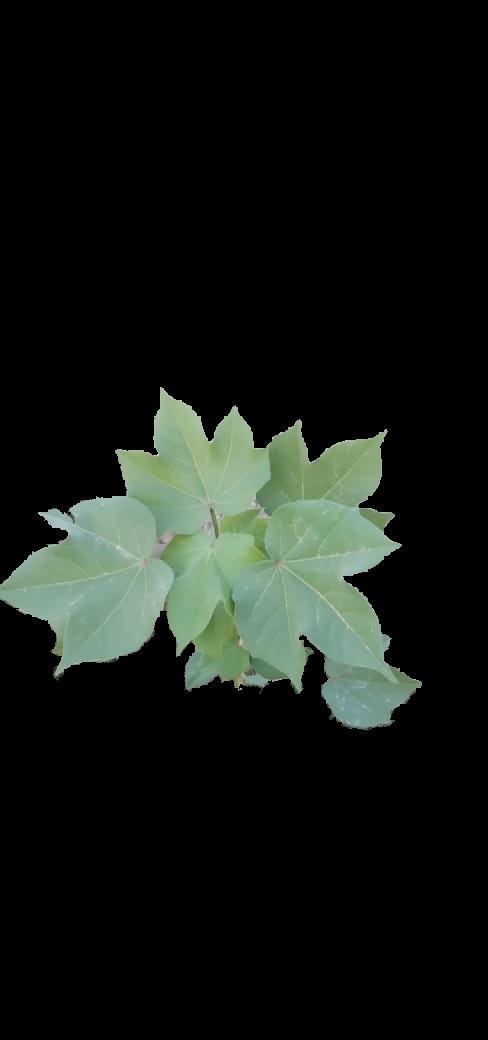
#> input picture Segmtd_Cotton_Weed_Leaves_Dataset/Segmtd_Cotton_Weed_Leaves_Dataset/train/cotton/cotton (100).jpg, 488 x 1040 px; its folder holds only this picture in this run
$ jupyter execute --allow-errors UASKKPM_Daffa_Rayhan_Riadi.ipynb   (shell and % lines are left out)
#> lines starting #> are read from the running program, lines starting #| are printed output that depends on the picture
<a href="https://colab.research.google.com/github/Daffarr/UAS-KKPM/blob/main/UASKKPM_Daffa_Rayhan_Riadi.ipynb" target="_parent"></a>

**Import Semua Library yang Diperlukan**

[cell 1]
import pandas as pd
import numpy as np

# Meng-ekstrak file zip
import zipfile, os

# pencarian dan pengelolaan file
import glob

# memproses dan menganalisis gambar
import cv2

# Melakukan Split Dataset
from sklearn.model_selection import train_test_split

# Melakukan pencarian parameter terbaik
from sklearn.model_selection import GridSearchCV

# Model
from sklearn.svm import SVC
from sklearn.ensemble import RandomForestClassifier
from sklearn.neighbors import KNeighborsClassifier

# Menguji Model
from sklearn.metrics import confusion_matrix, accuracy_score, classification_report

# Visualisasi Akurasi
import matplotlib.pyplot as plt

**Mengimport Dataset Melalui API Kaggle**

**Meng-Ekstrak file zip Dataset**

#> (a cell that did not finish here is left out)

[cell 3]
os.listdir('/tmp/cotton-weed-classification-dataset/Segmtd_Cotton_Weed_Leaves_Dataset/Segmtd_Cotton_Weed_Leaves_Dataset')

**Mengakses dan Mengelola File Dataset, Kemudian Memasukkan File Ke Dalam Array Setelah di Proses**

[cell 4]
flat_data_arr = []
target_arr = []
path_1 = glob.glob('/tmp/cotton-weed-classification-dataset/Segmtd_Cotton_Weed_Leaves_Dataset/Segmtd_Cotton_Weed_Leaves_Dataset/train/cotton/*.jpg')
for image in path_1:
    n = cv2.imread(image)
#> n is the input picture: shape (1040, 488, 3); mean B, G, R 21.2, 25.8, 20.9
    n = cv2.resize(n,(150,150))
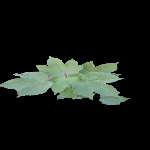
#> n: shape (150, 150, 3); mean B, G, R 21.1, 25.7, 20.9
    n = np.asarray(n)/255
    flat_data_arr.append(n.flatten())
    target_arr.append(0)


path_2 = glob.glob('/tmp/cotton-weed-classification-dataset/Segmtd_Cotton_Weed_Leaves_Dataset/Segmtd_Cotton_Weed_Leaves_Dataset/train/weed/*.jpg')
for image in path_2:
    n = cv2.imread(image)
    n = cv2.resize(n,(150,150))
    n = np.asarray(n)/255
    flat_data_arr.append(n.flatten())
    target_arr.append(1)


path_1 = glob.glob('/tmp/cotton-weed-classification-dataset/Segmtd_Cotton_Weed_Leaves_Dataset/Segmtd_Cotton_Weed_Leaves_Dataset/test/cotton/*.jpg')
for image in path_1:
    n = cv2.imread(image)
    n = cv2.resize(n,(150,150))
    n = np.asarray(n)/255
    flat_data_arr.append(n.flatten())
    target_arr.append(0)


path_2 = glob.glob('/tmp/cotton-weed-classification-dataset/Segmtd_Cotton_Weed_Leaves_Dataset/Segmtd_Cotton_Weed_Leaves_Dataset/test/weed/*.jpg')
for image in path_2:
    n = cv2.imread(image)
    n = cv2.resize(n,(150,150))
    n = np.asarray(n)/255
    flat_data_arr.append(n.flatten())
    target_arr.append(1)

**Melakukan Split Pada Dataset**

[cell 5]
X = np.array(flat_data_arr)
Y = np.array(target_arr)
x_train, x_test, y_train, y_test = train_test_split(X,Y,test_size=0.1,shuffle=True,stratify=Y)
#> y_train = [0]; y_test = [0]

**Melakukan Tuning Parameter**

[cell 6]
# Menggunakan Model Algoritma Support Vector Machine
svc_model = SVC()
parameters = {
    'kernel': ['rbf','poly', 'sigmoid'],
    'C': [0.1, 1, 10, 100],
    'gamma': [0.0001, 0.001, 0.1, 1]
}

svc_model_search = GridSearchCV(svc_model, parameters, cv=5)

# melatih model dengan fungsi fit
#> (the rest of this cell did not finish here and is left out)

[cell 7]
# Menggunakan Model Algoritma Random Forest Classifier (RFC)
rfc_model = RandomForestClassifier()
parameters =  {
    'n_estimators': range(10, 51, 10),
    'max_depth': range(5, 26, 5),
}

rfc_model_search = GridSearchCV(rfc_model, parameters, cv=5)

# melatih model dengan fungsi fit
#> (the rest of this cell did not finish here and is left out)

[cell 8]
# Menggunakan Algoritma K-Neighbors Classifier (KNC)
knn_model = KNeighborsClassifier()
parameters =  {
    'n_neighbors': range(1, 51, 2),
}

knn_model_search = GridSearchCV(knn_model, parameters, cv=5)

# melatih model dengan fungsi fit
#> (the rest of this cell did not finish here and is left out)

Menguji atau Menghitung **Akurasi, confusion_matrix dan classificatin_report** Pada Masing-Masing Model

[cell 9]
model_svm = SVC(C=1, kernel='rbf', gamma=0.0001)

#> (the rest of this cell did not finish here and is left out)

[cell 10]
model_rfc = RandomForestClassifier(max_depth= 5, n_estimators= 30)

print(model_rfc.fit(x_train,y_train))
#| RandomForestClassifier(max_depth=5, n_estimators=30)

accuracy_rfc = model_rfc.score(x_test,y_test)
#> accuracy_rfc = 1
print("Akurasi Model SVC = {}\n".format(accuracy_rfc))
#| Akurasi Model SVC = 1.0

y_pred = model_rfc.predict(x_test)
#> y_pred = [0]
cm_rfc = confusion_matrix(y_test, y_pred)
#> cm_rfc = [1]
print("==> Hasil confusion_matrix\n")
print('{}\n'.format(cm_rfc))
#| [[1]]

cr_rfc = classification_report(y_test, y_pred)
print("==> Hasil classification_report\n")
print(cr_rfc)
#|               precision    recall  f1-score   support
#|            0       1.00      1.00      1.00         1
#|     accuracy                           1.00         1
#|    macro avg       1.00      1.00      1.00         1
#| weighted avg       1.00      1.00      1.00         1

[cell 11]
model_knn = KNeighborsClassifier(n_neighbors=13)

print(model_knn.fit(x_train,y_train))
#| KNeighborsClassifier(n_neighbors=13)

#> (the rest of this cell did not finish here and is left out)


$ run again, on Segmtd_Cotton_Weed_Leaves_Dataset/Segmtd_Cotton_Weed_Leaves_Dataset/train/cotton/cotton (11).jpg
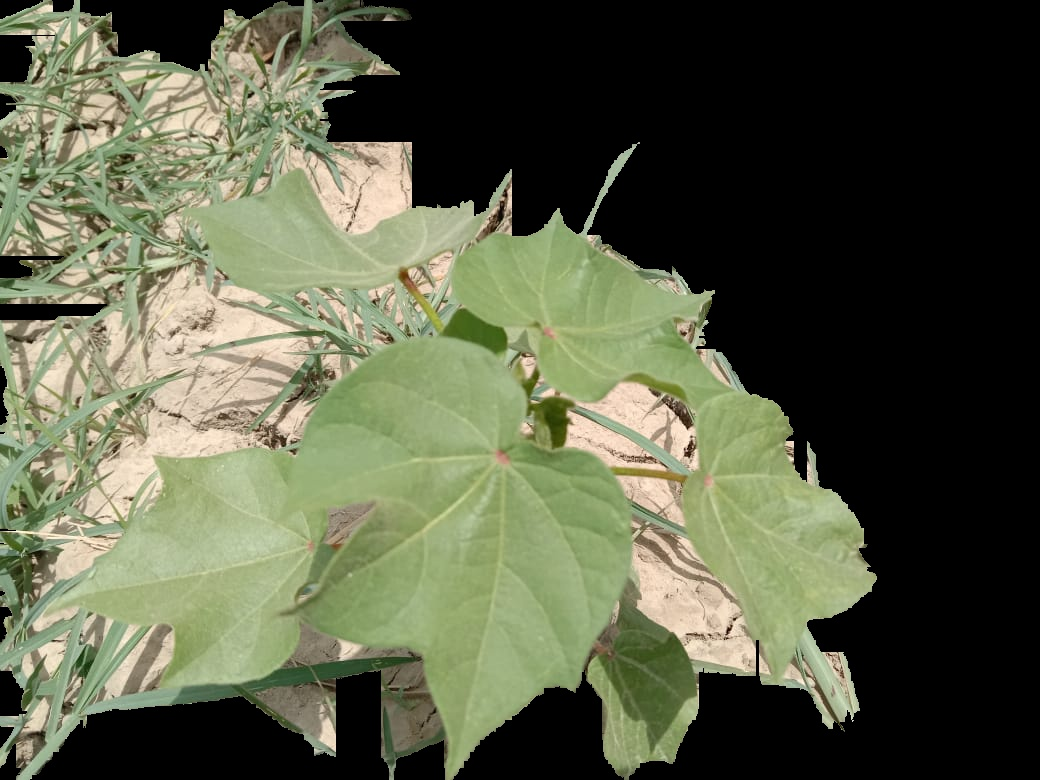
#> input picture Segmtd_Cotton_Weed_Leaves_Dataset/Segmtd_Cotton_Weed_Leaves_Dataset/train/cotton/cotton (11).jpg, 1040 x 780 px
#> n is the input picture: shape (780, 1040, 3); mean B, G, R 70.8, 93.8, 89.5
#> `n = cv2.resize(n,(150,150))`:
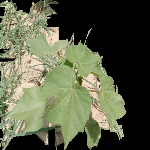
#> n: shape (150, 150, 3); mean B, G, R 70.7, 93.7, 89.4
#> y_train = [0]
#| RandomForestClassifier(max_depth=5, n_estimators=30)
#> accuracy_rfc = 1
#| Akurasi Model SVC = 1.0
#> y_pred = [0]
#> cm_rfc = [1]
#| [[1]]
#|               precision    recall  f1-score   support
#|            0       1.00      1.00      1.00         1
#|     accuracy                           1.00         1
#|    macro avg       1.00      1.00      1.00         1
#| weighted avg       1.00      1.00      1.00         1
#| KNeighborsClassifier(n_neighbors=13)

$ run again, on Segmtd_Cotton_Weed_Leaves_Dataset/Segmtd_Cotton_Weed_Leaves_Dataset/train/cotton/cotton (110).jpg
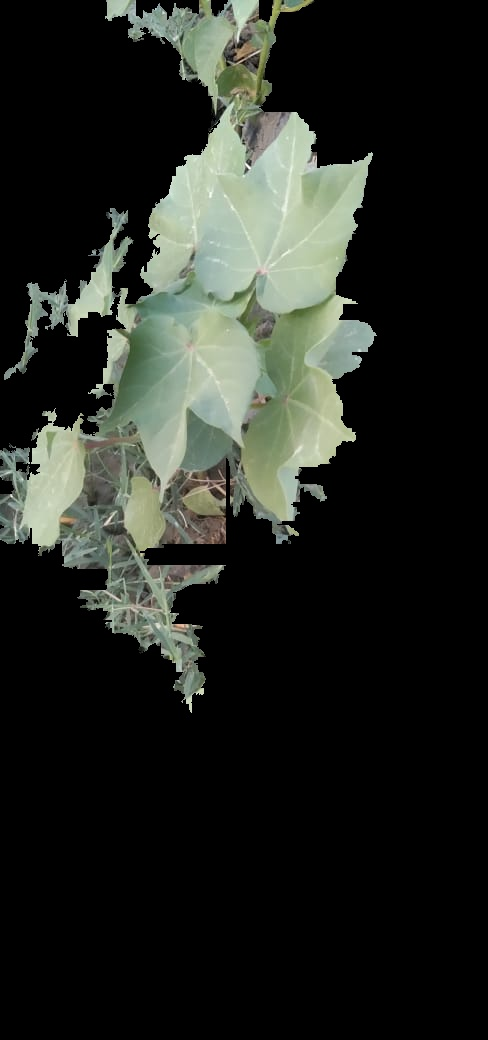
#> input picture Segmtd_Cotton_Weed_Leaves_Dataset/Segmtd_Cotton_Weed_Leaves_Dataset/train/cotton/cotton (110).jpg, 488 x 1040 px
#> n is the input picture: shape (1040, 488, 3); mean B, G, R 33.5, 39, 35.6
#> `n = cv2.resize(n,(150,150))`:
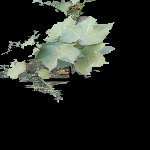
#> n: shape (150, 150, 3); mean B, G, R 33.3, 38.8, 35.4
#> y_train = [0]
#| RandomForestClassifier(max_depth=5, n_estimators=30)
#> accuracy_rfc = 1
#| Akurasi Model SVC = 1.0
#> y_pred = [0]
#> cm_rfc = [1]
#| [[1]]
#|               precision    recall  f1-score   support
#|            0       1.00      1.00      1.00         1
#|     accuracy                           1.00         1
#|    macro avg       1.00      1.00      1.00         1
#| weighted avg       1.00      1.00      1.00         1
#| KNeighborsClassifier(n_neighbors=13)

$ run again, on Segmtd_Cotton_Weed_Leaves_Dataset/Segmtd_Cotton_Weed_Leaves_Dataset/train/cotton/cotton (111).jpg
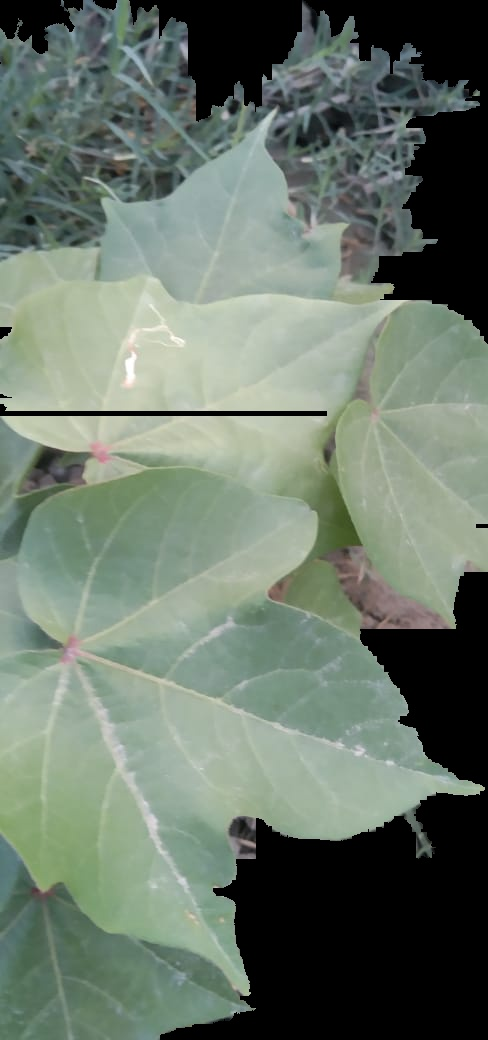
#> input picture Segmtd_Cotton_Weed_Leaves_Dataset/Segmtd_Cotton_Weed_Leaves_Dataset/train/cotton/cotton (111).jpg, 488 x 1040 px
#> n is the input picture: shape (1040, 488, 3); mean B, G, R 106.1, 118.5, 105.7
#> `n = cv2.resize(n,(150,150))`:
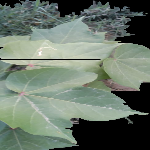
#> n: shape (150, 150, 3); mean B, G, R 105.9, 118.3, 105.5
#> y_train = [0]
#| RandomForestClassifier(max_depth=5, n_estimators=30)
#> accuracy_rfc = 1
#| Akurasi Model SVC = 1.0
#> y_pred = [0]
#> cm_rfc = [1]
#| [[1]]
#|               precision    recall  f1-score   support
#|            0       1.00      1.00      1.00         1
#|     accuracy                           1.00         1
#|    macro avg       1.00      1.00      1.00         1
#| weighted avg       1.00      1.00      1.00         1
#| KNeighborsClassifier(n_neighbors=13)

$ run again, on Segmtd_Cotton_Weed_Leaves_Dataset/Segmtd_Cotton_Weed_Leaves_Dataset/train/cotton/cotton (102).jpg
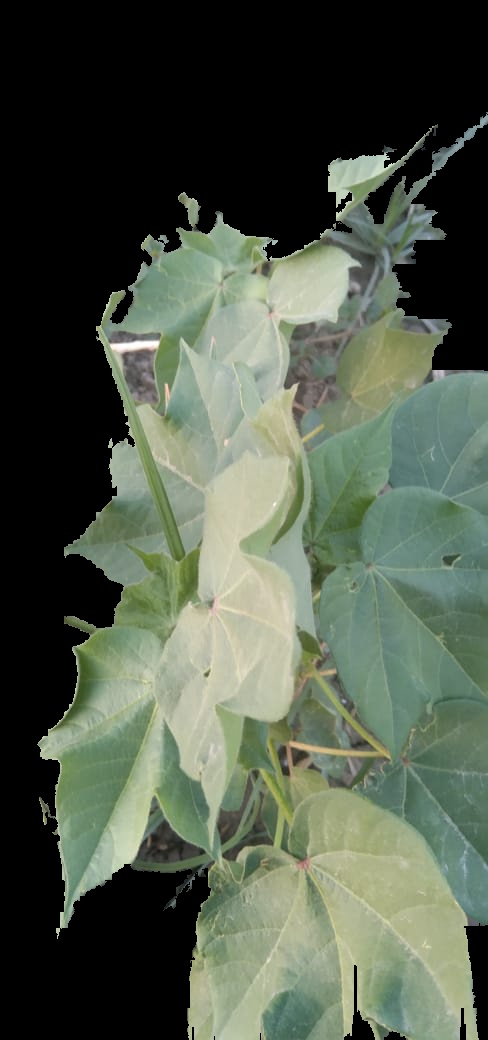
#> input picture Segmtd_Cotton_Weed_Leaves_Dataset/Segmtd_Cotton_Weed_Leaves_Dataset/train/cotton/cotton (102).jpg, 488 x 1040 px
#> n is the input picture: shape (1040, 488, 3); mean B, G, R 73.6, 88.5, 79.1
#> `n = cv2.resize(n,(150,150))`:
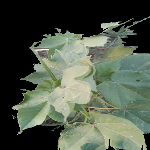
#> n: shape (150, 150, 3); mean B, G, R 73.6, 88.6, 79.2
#> y_train = [0]
#| RandomForestClassifier(max_depth=5, n_estimators=30)
#> accuracy_rfc = 1
#| Akurasi Model SVC = 1.0
#> y_pred = [0]
#> cm_rfc = [1]
#| [[1]]
#|               precision    recall  f1-score   support
#|            0       1.00      1.00      1.00         1
#|     accuracy                           1.00         1
#|    macro avg       1.00      1.00      1.00         1
#| weighted avg       1.00      1.00      1.00         1
#| KNeighborsClassifier(n_neighbors=13)
